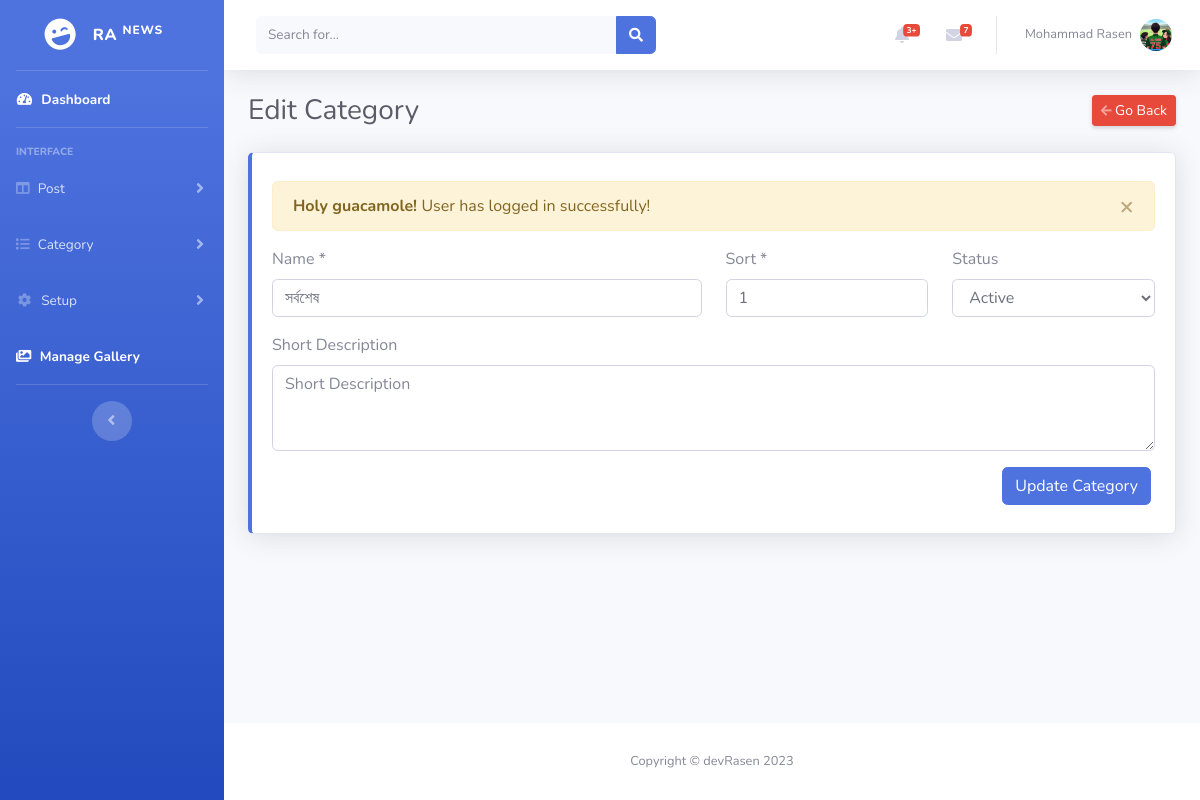
The page /RaNews/views/admin/edit-category.php?id=26 (signed in) on the database its author committed.
### tables this page shows
CREATE TABLE `categories` (
  `id` int NOT NULL,
  `name` varchar(191) NOT NULL,
  `name_slug` varchar(191) NOT NULL,
  `short_desc` mediumtext,
  `sort` int NOT NULL,
  `status` tinyint(1) NOT NULL DEFAULT '0' COMMENT '0=active; 1=disabled',
  `created_at` datetime NOT NULL DEFAULT CURRENT_TIMESTAMP
);

### RaNews/models/category-model.php (called while the page is built, shortened)
<?php
function categoryById($id)
{
    global $conn;
    $id = validate($id);
    $query = "SELECT * FROM categories WHERE id='$id' LIMIT 1";
    $result = mysqli_query($conn, $query);
    if ($result) {
        if (mysqli_num_rows($result) == 1) {
            $row = mysqli_fetch_assoc($result);
            $response = [
                'status' => 200,
                'data' => $row,
                'message' => "Record found!"
            ];
            return $response;
        } else {
            $response = [
                'status' => 404,
                'message' => "No data found!"
            ];
            return $response;
        }
    } else {
        $response = [
            'status' => 500,
            'message' => "Something went wronggg!"
        ];
        return $response;
    }
}

### RaNews/views/admin/edit-category.php (the view, shortened to what this page needs)
<?php
include('../includes/admin/header.php');
include('../includes/admin/sidebar.php');
include('../includes/admin/topbar.php');
?>
<div class="container-fluid">
    <div class="d-sm-flex align-items-center justify-content-between mb-4">
        <h1 class="h3 mb-0 text-gray-800">Edit Category</h1>
        <a href="manage-category.php" class="d-none d-sm-inline-block btn btn-sm btn-danger shadow-sm"><i class="fas fa-arrow-left fa-sm text-white-50"></i> Go Back</a>
    </div>
    <div class="row">
        <div class="col-xl-12 mb-4">
            <div class="card border-left-primary shadow h-100 py-2">
                <div class="card-body">
                    <?php
                    if (isset($_GET['id'])) {
                        if ($_GET['id'] != "") {
                            $categoryId = $_GET["id"];
                        } else {
                            echo '<h5>No id found!</h5>';
                            return false;
                        }
                    } else {
                        echo '<h5>No id given in params!</h5>';
                        return false;
                    }
                    $categoryInfo = categoryById($categoryId);
                    if ($categoryInfo) {
                        if ($categoryInfo['status'] == 200) {
                    ?>
                            <form action="../../controllers/category-controller.php" method="POST">
                                <div class="row">
                                    <div class="col-md-6 mb-3">
                                        <label for="name">Name *</label>
                                        <input type="text" name="name" class="form-control" placeholder="Category Name" value="<?= $categoryInfo['data']['name'] ?>" required>
                                    </div>
                                    <div class="col-md-3 mb-3">
                                        <label for="sort">Sort *</label>
                                        <input type="number" name="sort" class="form-control" value="<?= $categoryInfo['data']['sort'] ?>" placeholder="Sort Number" required>
                                    </div>
                                    <div class="col-md-3 mb-3">
                                        <label for="status">Status</label>
                                        <select name="status" class="form-control">
                                            <option value="0" <?= $categoryInfo['data']['status'] == "0" ? 'selected' : '' ?>>Active</option>
                                        </select>
                                    </div>
                                </div>
                                <div class="row">
                                    <div class="col-md-12 mb-3">
                                        <label for="short_desc">Short Description</label>
                                        <textarea name="short_desc" rows="3" class="form-control" placeholder="Short Description"><?= $categoryInfo['data']['short_desc'] ?></textarea>
                                    </div>
                                </div>
                                <div class="row">
                                    <div class="col-md-12 px-3 text-right">
                                        <button type="submit" name="updateCategory" class="btn btn-primary">Update Category</button>
                                    </div>
                                </div>
                            </form>
                    <?php
                        } else {
                            echo '<h5>' . $categoryInfo['message'] . '</h5>';
                        }
                    } else {
                        echo '<h5>Something went wrong!</h5>';
                        return false;
                    }
                    ?>
                </div>
            </div>
        </div>
    </div>
</div>
<?php include('../includes/admin/footer.php'); ?>

### rows shown on the page
categories: name "সর্বশেষ", sort "1", status "Active"

### other values the page prints
$_SESSION['loggedInUser']['name'] "Mohammad Rasen"
$_SESSION['status'] "User has logged in successfully!"
